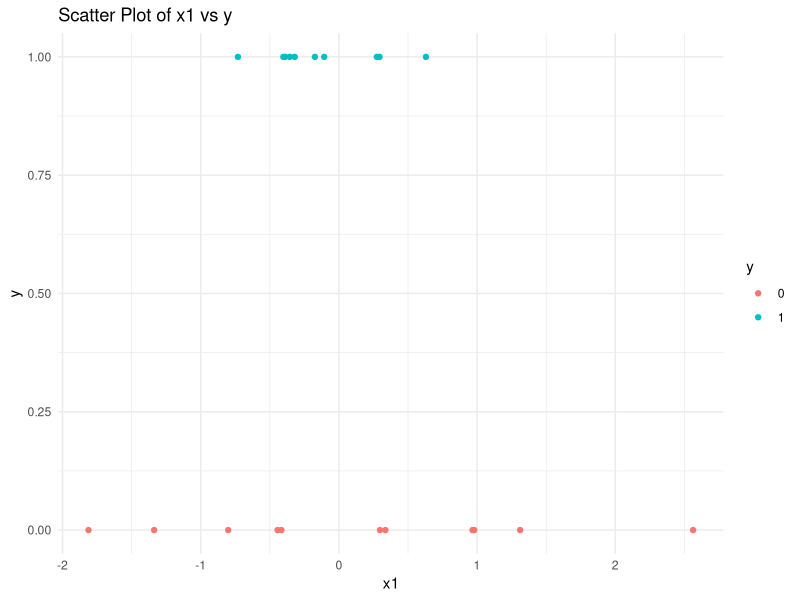
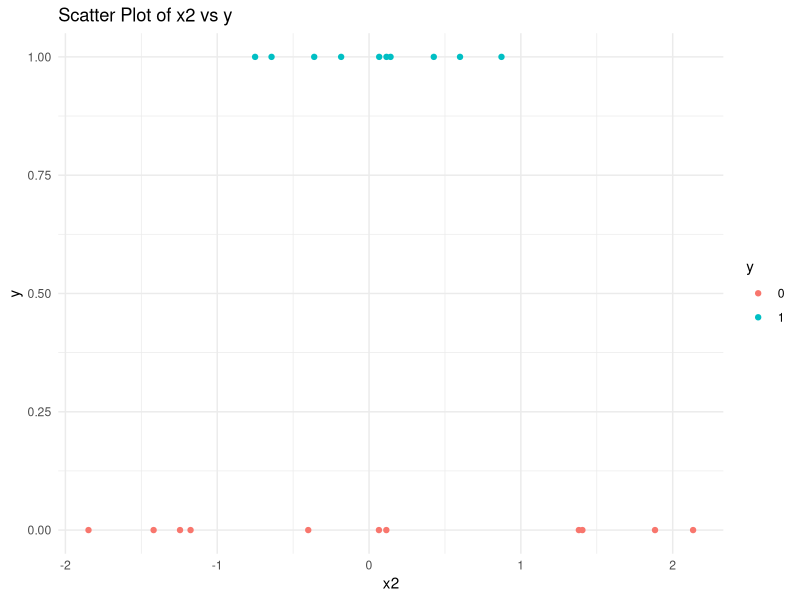
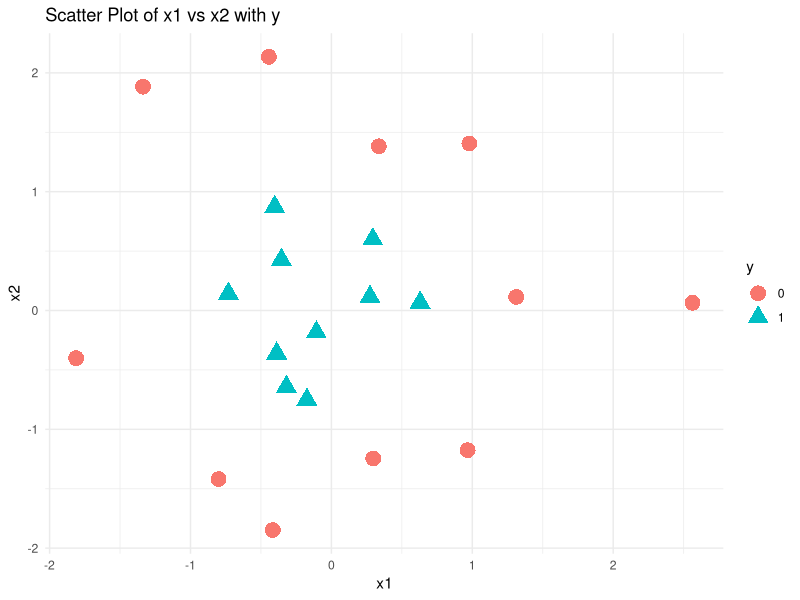
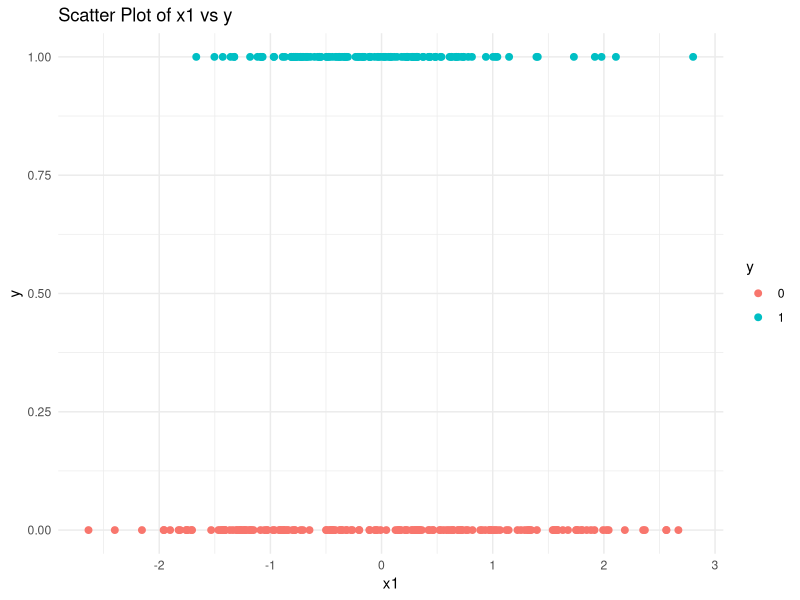
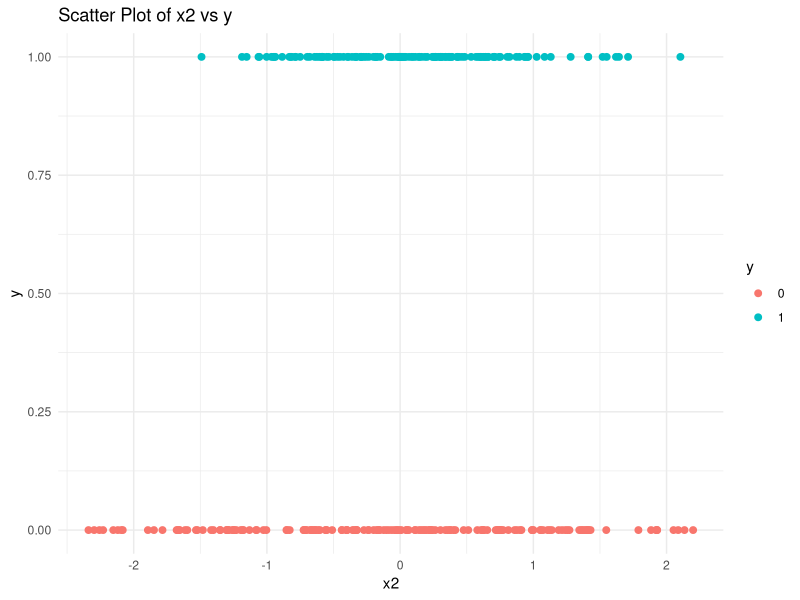
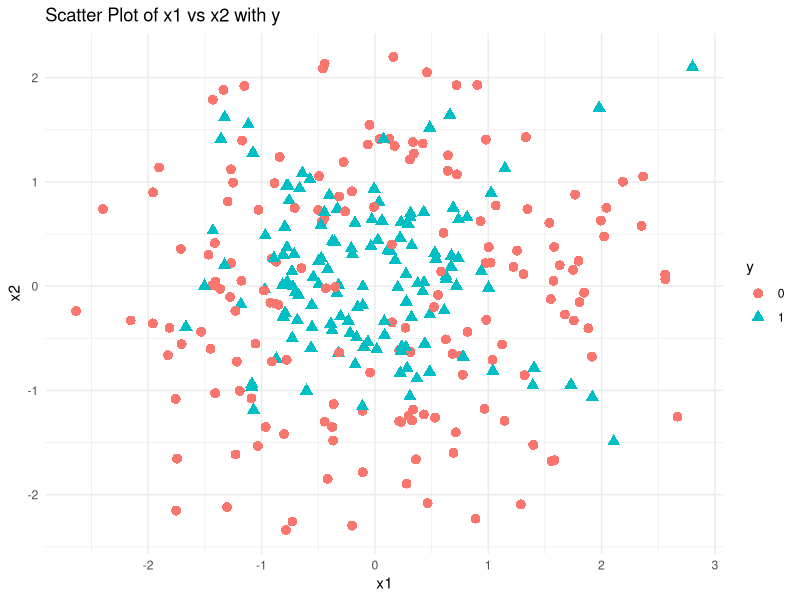
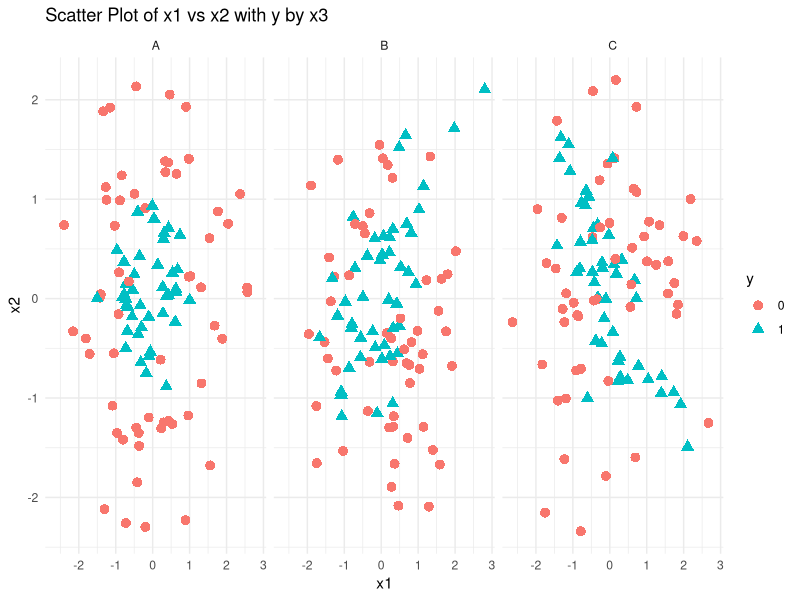
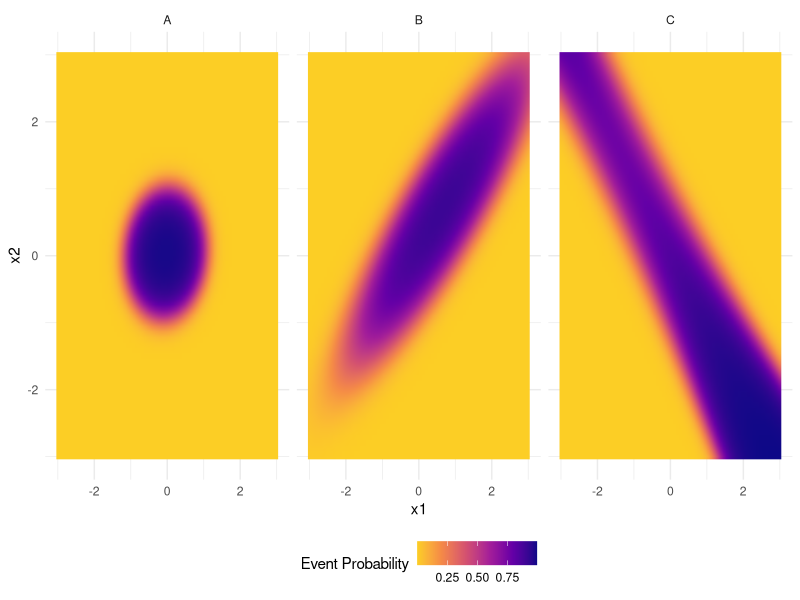

The R source for these figures, in order: (Note: this script raises an error after producing the figures.)
## ---- chunk 1
library(tidyverse)
## ---- chunk 2
df <- readr::read_csv('hw11_binary_train.csv', col_names = TRUE)
## ---- chunk 3
df %>% glimpse()
## ---- chunk 4
df_small <- df %>% slice(1:21)

df_small
## ---- chunk 5
df_small %>% count(x3)
## ---- chunk 6
df %>% count(x3)
## ---- chunk 7
df_small %>% count(y) %>% 
  mutate(prop = n / sum(n))
## ---- chunk 8
df %>% count(y) %>% 
  mutate(prop = n / sum(n))
## ---- chunk 9
ggplot(df_small, aes(x = x1, y = y, color = as.factor(y))) +
  geom_point() +
  labs(title = "Scatter Plot of x1 vs y",
       x = "x1",
       y = "y",
       color = "y") +
  theme_minimal()

ggplot(df_small, aes(x = x2, y = y, color = as.factor(y))) +
  geom_point() +
  labs(title = "Scatter Plot of x2 vs y",
       x = "x2",
       y = "y",
       color = "y") +
  theme_minimal()
## ---- chunk 10
mod_small_a <- glm(y ~ x1 + x2 + x1:x2, data = df_small, family="binomial")

summary(mod_small_a)
## ---- chunk 11
mod_small_b <- glm(y ~ x1 + x2 + I(x1^2) + I(x2^2) + x1:x2, data = df_small, family="binomial")
## ---- chunk 12
summary(mod_small_b)
## ---- chunk 13
ggplot(df_small, aes(x = x1, y = x2, color = as.factor(y), shape = as.factor(y))) +
  geom_point(size = 5) +
  labs(title = "Scatter Plot of x1 vs x2 with y",
       x ="x1",
       y ="x2",
       color= "y",
       shape= "y") +
  theme_minimal()
## ---- chunk 14
ggplot(df, aes(x = x1, y = y, color = as.factor(y))) +
  geom_point(size = 2) +
  labs(title = "Scatter Plot of x1 vs y",
       x = "x1",
       y = "y",
       color = "y") +
  theme_minimal()

ggplot(df, aes(x = x2, y = y, color = as.factor(y))) +
  geom_point(size = 2) +
  labs(title = "Scatter Plot of x2 vs y",
       x = "x2",
       y = "y",
       color = "y") +
  theme_minimal()
## ---- chunk 15
ggplot(df, aes(x = x1, y = x2, color = as.factor(y), shape = as.factor(y))) +
  geom_point(size = 3) +
  labs(title = "Scatter Plot of x1 vs x2 with y",
       x ="x1",
       y ="x2",
       color = "y",
       shape = "y") +
  theme_minimal()
## ---- chunk 16
ggplot(df, aes(x = x1, y = x2, color = as.factor(y), shape = as.factor(y))) +
  geom_point(size = 3) +
  facet_wrap(~x3) +
  labs(title = "Scatter Plot of x1 vs x2 with y by x3",
       x ="x1",
       y ="x2",
       color = "y",
       shape = "y") +
  theme_minimal()
## ---- chunk 17
fit_glm <- glm(y ~ (x1 + x2 + I(x1^2) + I(x2^2) + x1:x2) * x3, data = df, family = "binomial")
## ---- chunk 18
summary(fit_glm)
## ---- chunk 19
viz_grid <- expand.grid(x1 = seq(-3, 3, length.out=75),
                        x2 = seq(-3, 3, length.out=75),
                        x3 = c("A", "B", "C"),
                        KEEP.OUT.ATTRS = FALSE, 
                        stringsAsFactors = FALSE) %>% 
  as.data.frame() %>% tibble::as_tibble()

viz_grid %>% glimpse()
## ---- chunk 20
pred_viz_glm_a <- predict(fit_glm, newdata = viz_grid)

summary(pred_viz_glm_a)
## ---- chunk 21
pred_viz_glm_b <- predict(fit_glm, newdata = viz_grid, type = 'response')

summary(pred_viz_glm_b)
## ---- chunk 22
viz_grid %>%
  mutate(mu = pred_viz_glm_b) %>%
  ggplot(aes(x = x1, y = x2, fill = mu)) +
  geom_raster(interpolate = TRUE) +
  facet_wrap(~x3) +
  scale_fill_viridis_c(option = "C", direction = -1, end = 0.9) +
  labs(fill = "Event Probability") +
  theme_minimal() +
  theme(legend.position = "bottom")
## ---- chunk 23
viz_grid %>%
  mutate(mu = pred_viz_glm_b) %>%
  ggplot(aes(x = x1, y = x2, fill = mu)) +
  geom_raster(interpolate = TRUE) +
  facet_wrap(~x3) +
  scale_fill_gradient2(low = 'blue', mid = 'white', high = 'red', midpoint = 0.5, limits = c(0, 1)) +
  labs(fill = "Event Probability") +
  theme_minimal() +
  theme(legend.position = "bottom")
## ---- chunk 24
library(caret)
## ---- chunk 25
df_caret <- df %>% 
  mutate(outcome = ifelse(y == 1, 'event', 'non_event')) %>% 
  mutate(outcome = factor(outcome, levels = c("event", "non_event"))) %>% 
  select(x1, x2, x3, outcome)

df_caret %>% glimpse()
## ---- chunk 26
my_ctrl <- trainControl(method = "repeatedcv", 
                        number = 10, 
                        repeats = 3)

my_metric <- "Accuracy"
## ---- chunk 27
set.seed(1234)

enet_default <- train(outcome ~ (x1 + x2 + I(x1^2) + I(x2^2) + x1:x2) * x3,
                      data = df_caret,
                      method = 'glmnet',
                      metric = my_metric,
                      preProcess = c('center', 'scale'),
                      trControl = my_ctrl)

print(enet_default)
## ---- chunk 28
alpha_values <- seq(0.1, 1.0, by = 0.1)
lambda_values <- exp(seq(log(min(enet_default$results$lambda)), 
                         log(max(enet_default$results$lambda)), 
                         length.out = 25))

enet_grid <- expand.grid(alpha = alpha_values, lambda = lambda_values)
## ---- chunk 29
num_combinations <- nrow(enet_grid)
num_folds <- 10
num_repeats <- 3
total_models <- num_combinations * num_folds * num_repeats

num_combinations

total_models
## ---- chunk 30
set.seed(1234)

enet_tune <- train(outcome ~ (x1 + x2 + I(x1^2) + I(x2^2) + x1:x2) * x3,
                   data = df_caret,
                   method = 'glmnet',
                   metric = my_metric,
                   preProcess = c('center', 'scale'),
                   trControl = my_ctrl,
                   tuneGrid = enet_grid)

plot(enet_tune, xTrans = log)

enet_tune$bestTune
## ---- chunk 31
coef_enet_tune <- coef(enet_tune$finalModel, s = enet_tune$bestTune$lambda, alpha = enet_tune$bestTune$alpha)

print(coef_enet_tune)
## ---- chunk 32
pred_viz_enet_probs <- predict(enet_tune, newdata = viz_grid, type = 'prob')
## ---- chunk 33
viz_enet_df <- viz_grid %>% bind_cols(pred_viz_enet_probs)

viz_enet_df %>% glimpse()
## ---- chunk 34
ggplot(viz_enet_df, aes(x = x1, y = x2, fill = event)) +
  geom_raster(interpolate = TRUE) +
  scale_fill_gradient2(low = 'blue', mid = 'white', high = 'red', midpoint = 0.5, limits = c(0, 1)) +
  facet_wrap(~x3) +
  labs(fill = "Event Probability") +
  theme_minimal() +
  theme(legend.position = "bottom")
## ---- chunk 35
enet_tune_imp <- varImp(enet_tune, scale=TRUE)

plot(enet_tune_imp)
## ---- chunk 36
set.seed(1234)

nnet_default <- caret::train(outcome ~ .,
                      data = df_caret,
                      method = 'nnet',
                      metric = my_metric,
                      preProcess = c('center', 'scale'),
                      trControl = my_ctrl,
                      trace = FALSE) 

print(nnet_default)
## ---- chunk 37
nnet_grid <- expand.grid(size = c(5, 9, 13, 17, 21), decay = exp(seq(-6, 0, length.out = 11)))

nrow(nnet_grid)
## ---- chunk 38
set.seed(1234)

nnet_tune <- train(outcome ~ .,
                   data = df_caret,
                   method = 'nnet',
                   tuneGrid = nnet_grid,
                   metric = my_metric,
                   preProcess = c('center', 'scale'),
                   trControl = my_ctrl,
                   trace = FALSE) 

plot(nnet_tune, xTrans = log)

print(nnet_tune$bestTune)
## ---- chunk 39
pred_viz_nnet_probs <- predict(nnet_tune, newdata = viz_grid, type = 'prob')
## ---- chunk 40
viz_nnet_df <- viz_grid %>% bind_cols(pred_viz_nnet_probs)

viz_nnet_df %>% glimpse()
## ---- chunk 41
ggplot(viz_nnet_df, aes(x = x1, y = x2, fill = event)) +
  geom_raster(interpolate = TRUE) +
  scale_fill_gradient2(low = 'blue', mid = 'white', high = 'red', midpoint = 0.5, limits = c(0, 1)) +
  facet_wrap(~x3) +
  labs(fill = "Event Probability") +
  theme_minimal() +
  theme(legend.position = "bottom")
## ---- chunk 42
nn_var_imp <- varImp(nnet_tune, scale=TRUE)

plot(nn_var_imp)
## ---- chunk 43
set.seed(1234)

rf_default <- caret::train(outcome ~ ., data = df_caret, method = "rf", metric = my_metric, trControl = my_ctrl, importance = TRUE)

print(rf_default)
## ---- chunk 44
pred_viz_rf_probs <- predict(rf_default, newdata = viz_grid, type = 'prob')
## ---- chunk 45
viz_rf_df <- viz_grid %>% bind_cols(pred_viz_rf_probs)

viz_rf_df %>% glimpse()
## ---- chunk 46
ggplot(viz_rf_df, aes(x = x1, y = x2, fill = event)) +
  geom_raster(interpolate = TRUE) +
  scale_fill_gradient2(low = 'blue', mid = 'white', high = 'red', midpoint = 0.5, limits = c(0, 1)) +
  facet_wrap(~x3) +
  labs(fill = "Event Probability") +
  theme_minimal() +
  theme(legend.position = "bottom")
## ---- chunk 47
rf_var_imp <- varImp(rf_default, scale = TRUE)

plot(rf_var_imp)
## ---- chunk 48
set.seed(1234)

xgb_default <- train(outcome ~ ., 
                     data = df_caret, 
                     method = "xgbTree", 
                     metric = my_metric, 
                     trControl = my_ctrl, 
                     verbosity = 0,
                     nthread = 1)

plot(xgb_default)

print(xgb_default$bestTune)
## ---- chunk 49
pred_viz_xgb_default_probs <- predict(xgb_default, newdata = viz_grid, type = 'prob')
## ---- chunk 50
viz_xgb_df <- viz_grid %>% bind_cols(pred_viz_xgb_default_probs)

viz_xgb_df %>% glimpse()
## ---- chunk 51
ggplot(viz_xgb_df, aes(x = x1, y = x2, fill = event)) +
  geom_raster(interpolate = TRUE) +
  scale_fill_gradient2(low = 'blue', mid = 'white', high = 'red', midpoint = 0.5, limits = c(0, 1)) +
  facet_wrap(~x3) +
  labs(fill = "Event Probability") +
  theme_minimal() +
  theme(legend.position = "bottom")
## ---- chunk 52
xgb_var_imp <- varImp(xgb_default, scale = TRUE)

plot(xgb_var_imp)
## ---- chunk 53
xgb_best_gamma <- xgb_default$bestTune$gamma
xgb_best_colsample_bytree <- xgb_default$bestTune$colsample_bytree
xgb_best_min_child_weight <- xgb_default$bestTune$min_child_weight
xgb_best_subsample <- xgb_default$bestTune$subsample
xgb_best_eta <- xgb_default$bestTune$eta

xgb_grid <- expand.grid(
  nrounds = seq(25, 50, by = 25), 
  max_depth = c(3, 6, 9, 12), 
  eta = xgb_best_eta * c(0.25, 0.5, 1),
  gamma = xgb_best_gamma,
  colsample_bytree = xgb_best_colsample_bytree,
  min_child_weight = xgb_best_min_child_weight,
  subsample = xgb_best_subsample
)
## ---- chunk 54
set.seed(1234)

xgb_tune <- train(outcome ~ ., 
                  data = df_caret, 
                  method = "xgbTree", 
                  tuneGrid = xgb_grid, 
                  metric = my_metric, 
                  trControl = my_ctrl, 
                  verbosity = 0,
                  nthread = 1)

plot(xgb_tune)

print(xgb_tune$bestTune)
## ---- chunk 55
caret_acc_compare <- resamples(list(ENET_tune = enet_tune,
                                    NNET_default = nnet_default,
                                    NNET_tune = nnet_tune,
                                    RF_default = rf_default,
                                    XGB_default = xgb_default,
                                    XGB_tune = xgb_tune))
## ---- chunk 56
dotplot(caret_acc_compare, metric = 'Accuracy')
